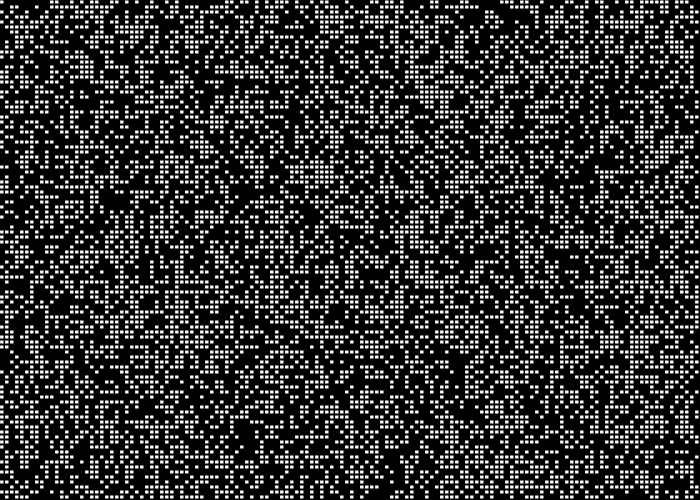
Frame 1 (no input)
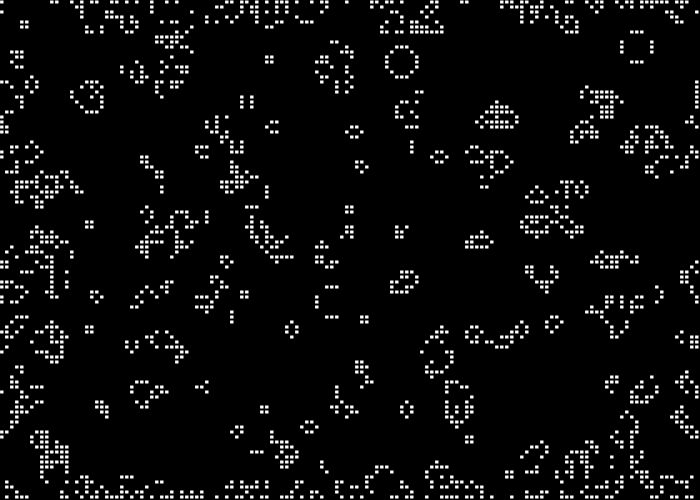
Frame 60 (no input)
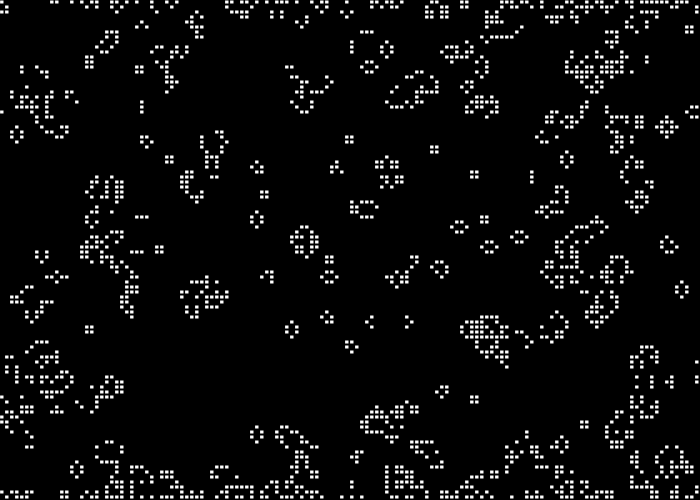
Frame 120 (the mouse pressed at the canvas centre since frame 60)

The p5.js sketch that drew these frames (run headless with seeded random() and noise() and a simulated clock; from frame 60 on, the mouse is pressed at the canvas centre):

// p5.js sketch
// ── sketch.js
//function to make 2D array
function make2DArray(columns, rows){
	let arr = new Array(columns);
	for(let i = 0; i < arr.length; i++){
		arr[i] = new Array(rows);
		
	}
	return arr;
}

let grid;
let columns;
let rows;
let resolution = 5;

//setup
function setup() {
	createCanvas(700, 500);

	columns = width / resolution;
	rows = height / resolution;

	grid = make2DArray(columns, rows);
	for(let i = 0; i < columns; i++){
		for(let j = 0; j < rows; j++){
			grid[i][j] = floor(random(2));
		}
	}
}

function draw() {
	background(0);


	for(let i = 0; i < columns; i++){
		for(let j = 0; j < rows; j++){
			let x = i * resolution;
			let y = j * resolution;
			if(grid[i][j] == 1){
				fill(255);
				stroke(0);
				rect(x, y, resolution - 1, resolution - 1);
			}
			
		}
	}

	let next = make2DArray(columns, rows)

	for(let i = 0; i < columns; i++){
		for(let j = 0; j < rows; j++){
			let state = grid[i][j];


			let sum = 0;
			let neighbors = countNeighbors(grid, i ,j);
			
			//rules
			if(state == 0 && neighbors == 3){
				next[i][j] = 1;
			} else if(state == 1 && (neighbors < 2 || neighbors > 3)){
				next[i][j] = 0;
			} else {
				next[i][j] = state;
			}

			
		}
	}
	grid = next;
	
}


function countNeighbors(grid, x, y){
	let sum = 0;
	for(let i = -1; i < 2; i++){
		for(let j = -1; j < 2; j++){

			let col = (x + i + columns) % columns;
			let row = (y + j) + rows % rows;

			sum += grid[col][row];
		}
	}
	sum -= grid[x][y];
	return sum;
}


// ── node.js
function node(){
    
}
